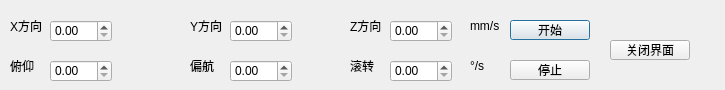
<?xml version="1.0" encoding="UTF-8"?>
<ui version="4.0">
 <class>SpeedMode</class>
 <widget class="QDialog" name="SpeedMode">
  <property name="geometry">
   <rect>
    <x>0</x>
    <y>0</y>
    <width>725</width>
    <height>90</height>
   </rect>
  </property>
  <property name="windowTitle">
   <string>Dialog</string>
  </property>
  <widget class="QLabel" name="label_25">
   <property name="geometry">
    <rect>
     <x>350</x>
     <y>60</y>
     <width>54</width>
     <height>12</height>
    </rect>
   </property>
   <property name="text">
    <string>滚转</string>
   </property>
  </widget>
  <widget class="QLabel" name="label_26">
   <property name="geometry">
    <rect>
     <x>10</x>
     <y>20</y>
     <width>54</width>
     <height>12</height>
    </rect>
   </property>
   <property name="text">
    <string>X方向</string>
   </property>
  </widget>
  <widget class="QLabel" name="label_27">
   <property name="geometry">
    <rect>
     <x>190</x>
     <y>60</y>
     <width>54</width>
     <height>12</height>
    </rect>
   </property>
   <property name="text">
    <string>偏航</string>
   </property>
  </widget>
  <widget class="QLabel" name="label_28">
   <property name="geometry">
    <rect>
     <x>470</x>
     <y>60</y>
     <width>54</width>
     <height>12</height>
    </rect>
   </property>
   <property name="text">
    <string>°/s</string>
   </property>
  </widget>
  <widget class="QLabel" name="label_29">
   <property name="geometry">
    <rect>
     <x>350</x>
     <y>20</y>
     <width>54</width>
     <height>12</height>
    </rect>
   </property>
   <property name="text">
    <string>Z方向</string>
   </property>
  </widget>
  <widget class="QLabel" name="label_30">
   <property name="geometry">
    <rect>
     <x>470</x>
     <y>20</y>
     <width>54</width>
     <height>12</height>
    </rect>
   </property>
   <property name="text">
    <string>mm/s</string>
   </property>
  </widget>
  <widget class="QLabel" name="label_31">
   <property name="geometry">
    <rect>
     <x>10</x>
     <y>60</y>
     <width>54</width>
     <height>12</height>
    </rect>
   </property>
   <property name="text">
    <string>俯仰</string>
   </property>
  </widget>
  <widget class="QLabel" name="label_32">
   <property name="geometry">
    <rect>
     <x>190</x>
     <y>20</y>
     <width>54</width>
     <height>12</height>
    </rect>
   </property>
   <property name="text">
    <string>Y方向</string>
   </property>
  </widget>
  <widget class="QPushButton" name="start">
   <property name="geometry">
    <rect>
     <x>510</x>
     <y>20</y>
     <width>80</width>
     <height>20</height>
    </rect>
   </property>
   <property name="text">
    <string>开始</string>
   </property>
  </widget>
  <widget class="QPushButton" name="stop">
   <property name="geometry">
    <rect>
     <x>510</x>
     <y>60</y>
     <width>80</width>
     <height>20</height>
    </rect>
   </property>
   <property name="text">
    <string>停止</string>
   </property>
  </widget>
  <widget class="QPushButton" name="close">
   <property name="geometry">
    <rect>
     <x>610</x>
     <y>40</y>
     <width>80</width>
     <height>20</height>
    </rect>
   </property>
   <property name="text">
    <string>关闭界面</string>
   </property>
  </widget>
  <widget class="QDoubleSpinBox" name="speedx">
   <property name="geometry">
    <rect>
     <x>50</x>
     <y>20</y>
     <width>62</width>
     <height>22</height>
    </rect>
   </property>
  </widget>
  <widget class="QDoubleSpinBox" name="speedyaw">
   <property name="geometry">
    <rect>
     <x>50</x>
     <y>60</y>
     <width>62</width>
     <height>22</height>
    </rect>
   </property>
  </widget>
  <widget class="QDoubleSpinBox" name="speedy">
   <property name="geometry">
    <rect>
     <x>230</x>
     <y>20</y>
     <width>62</width>
     <height>22</height>
    </rect>
   </property>
  </widget>
  <widget class="QDoubleSpinBox" name="speedz">
   <property name="geometry">
    <rect>
     <x>390</x>
     <y>20</y>
     <width>62</width>
     <height>22</height>
    </rect>
   </property>
  </widget>
  <widget class="QDoubleSpinBox" name="speedpitch">
   <property name="geometry">
    <rect>
     <x>230</x>
     <y>60</y>
     <width>62</width>
     <height>22</height>
    </rect>
   </property>
  </widget>
  <widget class="QDoubleSpinBox" name="speedroll">
   <property name="geometry">
    <rect>
     <x>390</x>
     <y>60</y>
     <width>62</width>
     <height>22</height>
    </rect>
   </property>
  </widget>
 </widget>
 <resources/>
 <connections/>
</ui>
